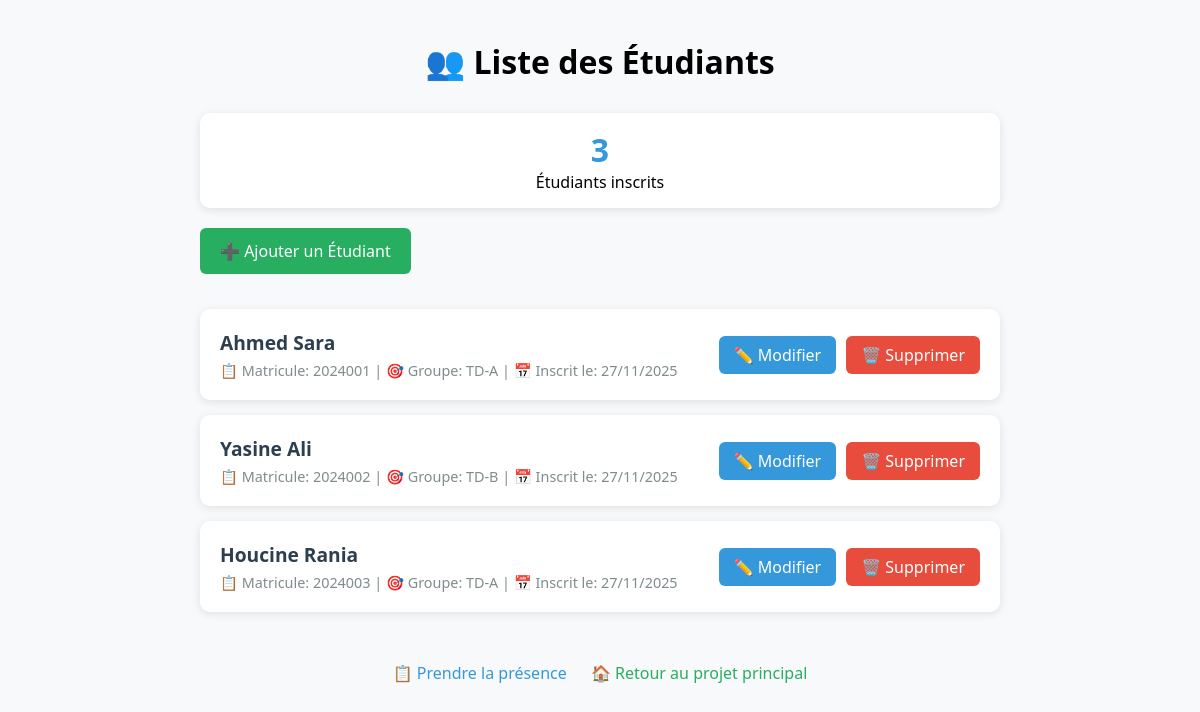
The page /list_students.php on the database its author committed.
### tables this page shows
CREATE TABLE IF NOT EXISTS students (
    id INT AUTO_INCREMENT PRIMARY KEY,
    matricule VARCHAR(50) NOT NULL UNIQUE,
    fullname VARCHAR(255) NOT NULL,
    group_id VARCHAR(50) NOT NULL,
    created_at TIMESTAMP DEFAULT CURRENT_TIMESTAMP,
    updated_at TIMESTAMP DEFAULT CURRENT_TIMESTAMP ON UPDATE CURRENT_TIMESTAMP,
    INDEX idx_matricule (matricule),
    INDEX idx_group (group_id)
);

### list_students.php (the view, shortened to what this page needs)
<?php
try {
    $conn = getDBConnection();
    $stmt = $conn->query("SELECT * FROM students ORDER BY created_at DESC");
    $students = $stmt->fetchAll(PDO::FETCH_ASSOC);
} catch (Exception $e) {
    $students = [];
    $error = $e->getMessage();
}
?>
<!DOCTYPE html>
<html lang="fr">
<head>
</head>
<body>
    <div class="container">
        <div class="header">
            <h1>👥 Liste des Étudiants</h1>
        </div>
        <div class="stats">
            <div class="stat-number"><?php echo count($students); ?></div>
            <div>Étudiants inscrits</div>
        </div>
        <a href="test_form_mysql.html" class="btn btn-add">➕ Ajouter un Étudiant</a>
        <?php if (empty($students)): ?>
            <div style="text-align: center; padding: 40px; background: white; border-radius: 10px;">
                <p style="font-size: 1.2em; color: #7f8c8d;">Aucun étudiant trouvé.</p>
                <a href="test_form_mysql.html" class="btn btn-add">Ajouter le premier étudiant</a>
            </div>
        <?php else: ?>
            <?php foreach ($students as $student): ?>
            <div class="student-card">
                <div class="student-info">
                    <div class="student-name"><?php echo htmlspecialchars($student['fullname']); ?></div>
                    <div class="student-details">
                        📋 Matricule: <?php echo htmlspecialchars($student['matricule']); ?>
                        | 🎯 Groupe: <?php echo htmlspecialchars($student['group_id']); ?>
                        | 📅 Inscrit le: <?php echo date('d/m/Y', strtotime($student['created_at'])); ?>
                    </div>
                </div>
                <div class="student-actions">
                    <a href="update_student.php?id=<?php echo $student['id']; ?>" class="btn btn-edit">✏️ Modifier</a>
                    <a href="delete_student.php?id=<?php echo $student['id']; ?>" class="btn btn-delete"
                       onclick="return confirm('Êtes-vous sûr de vouloir supprimer cet étudiant ?')">🗑️ Supprimer</a>
                </div>
            </div>
            <?php endforeach; ?>
        <?php endif; ?>
        <div style="text-align: center; margin-top: 30px; padding: 20px;">
            <a href="take_attendance.php" style="color: #3498db; text-decoration: none; margin-right: 20px;">
                📋 Prendre la présence
            </a>
            <a href="index.php" style="color: #27ae60; text-decoration: none;">
                🏠 Retour au projet principal
            </a>
        </div>
    </div>
</body>
</html>

### list_students.php (style rules this page uses)
body { font-family: 'Segoe UI', Tahoma, Geneva, Verdana, sans-serif; margin: 40px; background: #f8f9fa; }
.container { max-width: 800px; margin: 0 auto; }
.student-card { background: white; padding: 20px; margin: 15px 0; border-radius: 10px; box-shadow: 0 2px 10px rgba(0,0,0,0.1); display: flex; justify-content: space-between; align-items: center; transition: transform 0.3s; }
.student-info { flex-grow: 1; }
.student-name { font-size: 1.2em; font-weight: bold; color: #2c3e50; margin-bottom: 5px; }
.student-details { color: #7f8c8d; font-size: 0.9em; }
.student-actions { display: flex; gap: 10px; }
.btn { padding: 8px 15px; text-decoration: none; border-radius: 6px; color: white; font-weight: 500; transition: background-color 0.3s; }
.btn-edit { background: #3498db; }
.btn-delete { background: #e74c3c; }
.btn-add { background: #27ae60; padding: 12px 20px; margin-bottom: 20px; display: inline-block; }
.header { text-align: center; margin-bottom: 30px; }
.stats { background: white; padding: 15px; border-radius: 10px; margin-bottom: 20px; text-align: center; box-shadow: 0 2px 10px rgba(0,0,0,0.1); }
.stat-number { font-size: 2em; font-weight: bold; color: #3498db; }

### rows shown on the page
students: fullname "Ahmed Sara", matricule "2024001", group "TD-A", created_at "27/11/2025"
students: fullname "Yasine Ali", matricule "2024002", group "TD-B", created_at "27/11/2025"
students: fullname "Houcine Rania", matricule "2024003", group "TD-A", created_at "27/11/2025"

### other values the page prints
count($students) "3"
